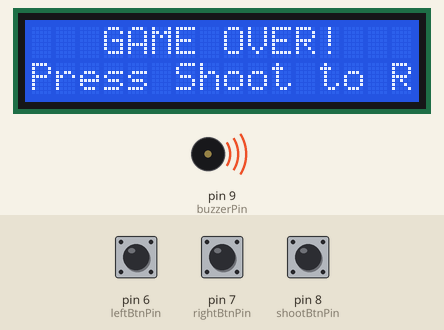
Bench run of a sketch on a simulated Arduino Uno, built with avr-gcc and run on an emulated ATmega328P. On the bench: 16×2 character LCD, buzzer (waves = sounding). The inputs (shaded band) are chosen by the test bench; at power-on: pin 8 (shootBtnPin) HIGH, pin 7 (rightBtnPin) HIGH, pin 6 (leftBtnPin) HIGH. Random numbers use the default seed unless the sketch sets one; what the sketch prints to the serial monitor is not drawn.

Above: at 1.6 s.
1.7 s: pin 8 (shootBtnPin) pulled LOW for 3.2 s
At 1.97 s:
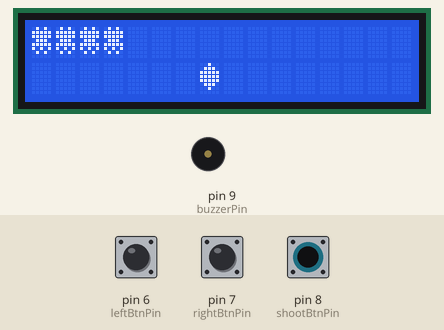
6.4 s: pin 8 (shootBtnPin) pulled LOW for 0.15 s
At 9.19 s:
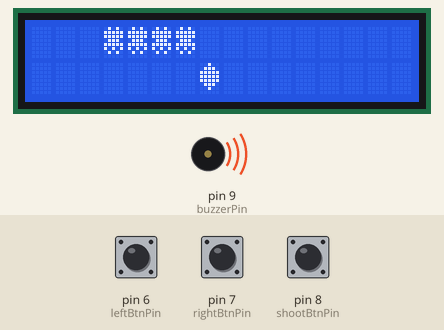
9.5 s: pin 8 (shootBtnPin) pulled LOW for 1 s
At 11.4 s:
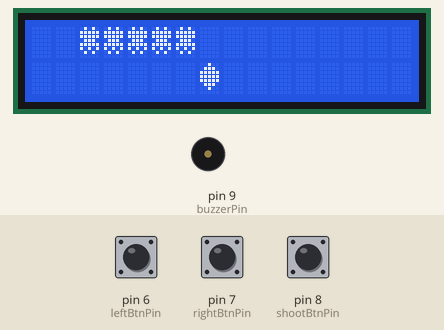
12.0 s: pin 8 (shootBtnPin) pulled LOW for 0.15 s
At 12.4 s:
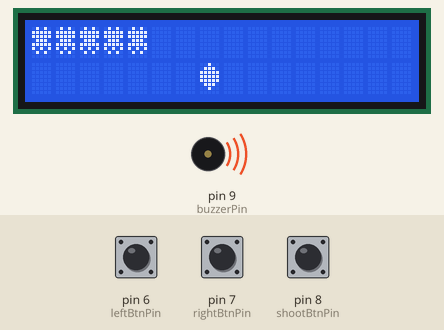
15.1 s: pin 8 (shootBtnPin) pulled LOW for 0.15 s
At 15.9 s:
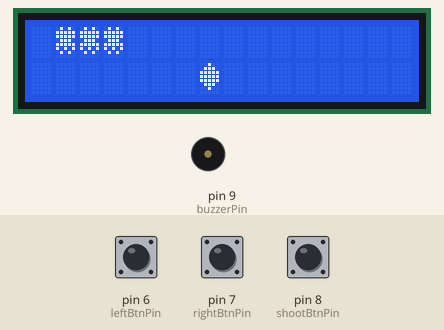
18.2 s: pin 7 (rightBtnPin) pulled LOW for 1 s
At 22.32 s:
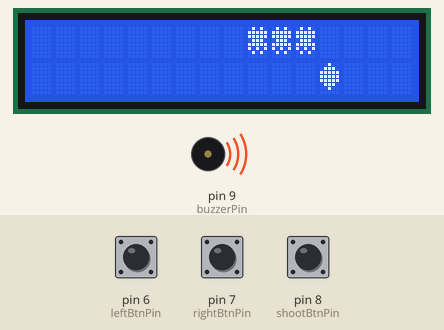
Timing chart, 0 to 24.7 s (numbered marks = the images above; inputs shaded):
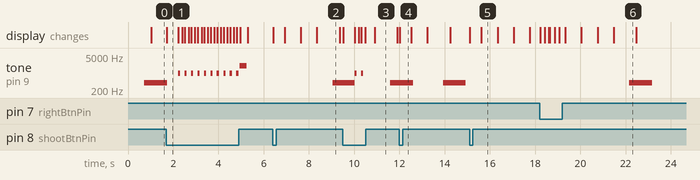

Measured:
- after the input at 6.4 s, tone on pin 9 (buzzerPin): silent → 400 Hz after 2.6 s
- by itself, tone on pin 9 (buzzerPin): plays 1000 Hz for 0.10 s, 1000 Hz for 0.10 s, 1000 Hz for 0.10 s, 1000 Hz for 0.10 s, 1000 Hz for 0.10 s, 1000 Hz for 0.10 s … (11 notes in this stretch)
- what the display in image 1 shows lasts 0.5 s, from 1.7 s to 2.2 s
- what the display in image 2 shows lasts 1.1 s, from 8.3 s to 9.4 s
- what the display in image 5 shows lasts 0.7 s, from 15.6 s to 16.3 s

The sketch:

Space_Invaders.ino
```cpp
#include <LiquidCrystal.h>  // Replace with your OLED lib if using OLED

LiquidCrystal lcd(12, 11, 5, 4, 3, 2);

const int leftBtnPin = 6;
const int rightBtnPin = 7;
const int shootBtnPin = 8;
const int buzzerPin = 9;

byte shipChar[8] = {
  0b00100,
  0b01110,
  0b11111,
  0b11111,
  0b11111,
  0b01110,
  0b00100,
  0b00000
};

byte alienChar[8] = {
  0b01010,
  0b11111,
  0b11111,
  0b01110,
  0b11111,
  0b10101,
  0b01010,
  0b00000
};

byte bulletChar[8] = {
  0b00100,
  0b00100,
  0b00100,
  0b00100,
  0b00100,
  0b00000,
  0b00000,
  0b00000
};

int shipPos = 7;
int bulletPos = -1;
int bulletRow = 1;
bool bulletActive = false;

const int MAX_ALIENS = 10;
bool aliens[MAX_ALIENS];
int alienCount = 0;

int alienStartPos = 0;
int alienDirection = 1;

unsigned long lastAlienMove = 0;
const unsigned long alienMoveInterval = 700;

int points = 0;

bool gameOver = false;

void setup() {
  pinMode(leftBtnPin, INPUT_PULLUP);
  pinMode(rightBtnPin, INPUT_PULLUP);
  pinMode(shootBtnPin, INPUT_PULLUP);
  pinMode(buzzerPin, OUTPUT);

  lcd.begin(16, 2);

  lcd.createChar(0, shipChar);
  lcd.createChar(1, alienChar);
  lcd.createChar(2, bulletChar);

  Serial.begin(9600);
  resetGame();
}

void loop() {
  if (gameOver) {
    showGameOver();
    if (digitalRead(shootBtnPin) == LOW) {  // Press shoot button to restart
      resetGame();
      delay(500);
    }
    return;
  }

  readButtons();
  moveAliens();
  moveBullet();
  delay(50);
}

void resetGame() {
  points = 0;
  shipPos = 7;
  bulletActive = false;
  alienDirection = 1;
  alienStartPos = 0;
  gameOver = false;
  generateAliens();
  Serial.println("Game Started! Points: 0");
  drawGame();
}

void generateAliens() {
  alienCount = random(3, MAX_ALIENS + 1);
  for (int i = 0; i < MAX_ALIENS; i++) {
    aliens[i] = (i < alienCount) ? true : false;  // First alienCount aliens alive
  }
  alienStartPos = 0;
}

void readButtons() {
  if (digitalRead(leftBtnPin) == LOW && shipPos > 0) {
    shipPos--;
    drawGame();
    delay(150);
  }
  if (digitalRead(rightBtnPin) == LOW && shipPos < 15) {
    shipPos++;
    drawGame();
    delay(150);
  }
  if (digitalRead(shootBtnPin) == LOW && !bulletActive) {
    bulletPos = shipPos;
    bulletRow = 1;
    bulletActive = true;
    tone(buzzerPin, 1000, 100);
    drawGame();
    delay(150);
  }
}

void moveAliens() {
  if (millis() - lastAlienMove > alienMoveInterval) {
    alienStartPos += alienDirection;
    if (alienStartPos <= 0 || alienStartPos + alienCount - 1 >= 15) {
      alienDirection = -alienDirection;
      alienStartPos += alienDirection;
    }

    // Check game over condition: alien reaches ship position
    for (int i = 0; i < alienCount; i++) {
      if (aliens[i]) {
        int alienPos = alienStartPos + i;
        if (alienPos == shipPos) {
          gameOver = true;
          tone(buzzerPin, 400, 1000);
          Serial.println("Game Over!");
          return;
        }
      }
    }
    lastAlienMove = millis();
    drawGame();
  }
}

void moveBullet() {
  if (bulletActive) {
    bulletRow--;
    if (bulletRow < 0) {
      bulletActive = false;
      drawGame();
      return;
    }
    if (bulletRow == 0) {
      int alienIndex = bulletPos - alienStartPos;
      if (alienIndex >= 0 && alienIndex < alienCount && aliens[alienIndex]) {
        aliens[alienIndex] = false;
        bulletActive = false;
        points += 10;
        Serial.print("Hit! Points: ");
        Serial.println(points);
        tone(buzzerPin, 2000, 300);
        drawGame();

        // Check if all aliens destroyed, generate new aliens
        bool allDead = true;
        for (int i=0; i<alienCount; i++) {
          if (aliens[i]) {
            allDead = false;
            break;
          }
        }
        if (allDead) {
          generateAliens();
        }
        return;
      }
    }
    drawGame();
  }
}

void drawGame() {
  lcd.clear();

  // Draw aliens on top row
  for (int i = 0; i < alienCount; i++) {
    lcd.setCursor(alienStartPos + i, 0);
    if (aliens[i]) {
      if (bulletActive && bulletRow == 0 && bulletPos == alienStartPos + i) {
        lcd.write(byte(2));  // bullet char instead of alien if bullet overlaps
      } else {
        lcd.write(byte(1));  // alien char
      }
    } else {
      lcd.print(" ");
    }
  }

  // Clear unused columns on top row
  for (int i = 0; i < alienStartPos; i++) {
    lcd.setCursor(i, 0);
    lcd.print(" ");
  }
  for (int i = alienStartPos + alienCount; i < 16; i++) {
    lcd.setCursor(i, 0);
    lcd.print(" ");
  }

  // Draw bullet and ship on bottom row
  for (int i = 0; i < 16; i++) {
    lcd.setCursor(i, 1);
    if (bulletActive && bulletRow == 1 && bulletPos == i) {
      lcd.write(byte(2));
    } else if (shipPos == i) {
      lcd.write(byte(0));
    } else {
      lcd.print(" ");
    }
  }
}

void showGameOver() {
  lcd.clear();
  lcd.setCursor(3, 0);
  lcd.print("GAME OVER!");
  lcd.setCursor(2, 1);
  lcd.print("Points: ");
  lcd.print(points);
  lcd.setCursor(0, 1);
  lcd.print("Press Shoot to Restart");
}
```
